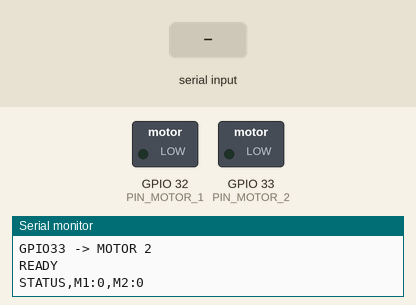
Bench run of a sketch on a simulated ESP32. On the bench: switched loads named in the sketch (green lamp = pin HIGH), the last lines printed to the serial monitor. The inputs (shaded band) are chosen by the test bench.

Above: at 2.2 s.
2.3 s: "H1\n" received over Serial
At 2.39 s:
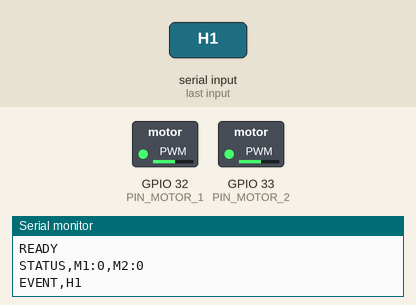
3.9 s: "M1,90\n" received over Serial
At 4.3 s:
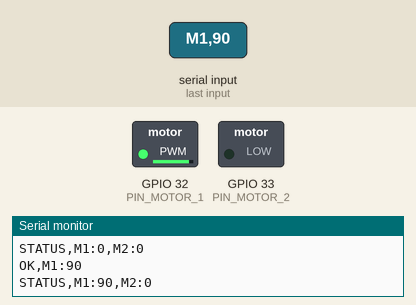
5.4 s: "BOTH,90\n" received over Serial
At 6.6 s:
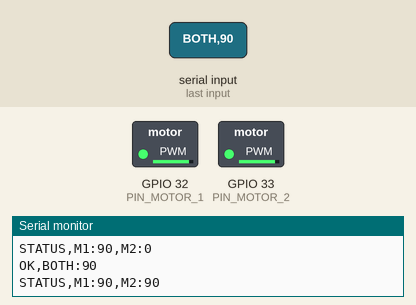
6.9 s: "M1,\n" received over Serial
At 7.8 s:
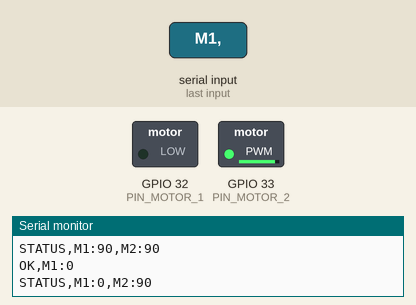
8.4 s: "M2,\n" received over Serial
At 8.9 s:
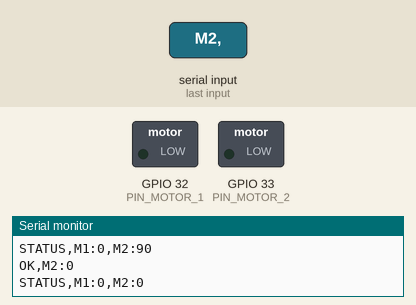
9.9 s: "M2,90\n" received over Serial
At 11.3 s:
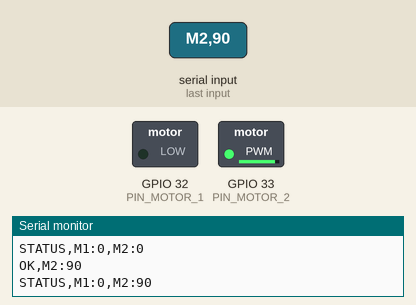
Timing chart, 0 to 12.4 s (numbered marks = the images above; inputs shaded):
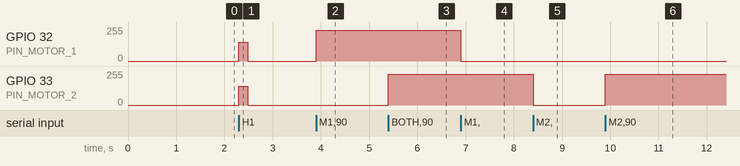

Measured:
- after the input at 2.3 s, GPIO 32 (PIN_MOTOR_1), GPIO 33 (PIN_MOTOR_2): 0/255 → 140/255 at once, → 0/255 0.18 s later
- after the input at 3.9 s, GPIO 32 (PIN_MOTOR_1): 0/255 → 229/255 at once
- after the input at 5.4 s, GPIO 33 (PIN_MOTOR_2): 0/255 → 229/255 at once
- after the input at 6.9 s, GPIO 32 (PIN_MOTOR_1): 229/255 → 0/255 at once
- after the input at 8.4 s, GPIO 33 (PIN_MOTOR_2): 229/255 → 0/255 at once
- after the input at 9.9 s, GPIO 33 (PIN_MOTOR_2): 0/255 → 229/255 at once

The sketch:

Haptic_Test.ino
```cpp
// ============================================================
// ESP32 HAPTIC CONTROLLER - HAPTIC TEST
//
// GPIO32 -> Motor 1 MOSFET gate
// GPIO33 -> Motor 2 MOSFET gate
//
// Serial commands:
// M1,<0-100>
// M2,<0-100>
// BOTH,<0-100>
// H0
// H1
// H2
// STOP
// STATUS
// ============================================================

const uint8_t PIN_MOTOR_1 = 32;
const uint8_t PIN_MOTOR_2 = 33;

// PWM range used internally: 0-255
int motor1Percent = 0;
int motor2Percent = 0;

String inputCommand = "";

// ============================================================
// PERCENT -> PWM
// ============================================================

uint8_t percentToPWM(int percent)
{
    percent = constrain(percent, 0, 100);

    return (uint8_t)map(
        percent,
        0,
        100,
        0,
        255);
}

// ============================================================
// MOTOR CONTROL
// ============================================================

void setMotor1(int percent)
{
    percent = constrain(percent, 0, 100);

    motor1Percent = percent;

    analogWrite(
        PIN_MOTOR_1,
        percentToPWM(percent));
}

void setMotor2(int percent)
{
    percent = constrain(percent, 0, 100);

    motor2Percent = percent;

    analogWrite(
        PIN_MOTOR_2,
        percentToPWM(percent));
}

void setBothMotors(int percent)
{
    setMotor1(percent);
    setMotor2(percent);
}

void stopMotors()
{
    setMotor1(0);
    setMotor2(0);
}

// ============================================================
// STATUS
// ============================================================

void sendStatus()
{
    Serial.print("STATUS,M1:");
    Serial.print(motor1Percent);

    Serial.print(",M2:");
    Serial.println(motor2Percent);
}

// ============================================================
// HAPTIC PATTERNS
// ============================================================

// H0 = no haptic feedback
void patternH0()
{
    stopMotors();

    Serial.println("EVENT,H0");
}

// H1 = manipulable object
//
// Short, softer pulse.
// This should feel clearly different from a wall collision.
void patternH1()
{
    Serial.println("EVENT,H1");

    setBothMotors(55);

    delay(180);

    stopMotors();

    sendStatus();
}

// H2 = wall / boundary
//
// Two stronger pulses.
void patternH2()
{
    Serial.println("EVENT,H2");

    setBothMotors(85);

    delay(180);

    stopMotors();

    delay(100);

    setBothMotors(85);

    delay(180);

    stopMotors();

    sendStatus();
}

// ============================================================
// COMMAND PROCESSING
// ============================================================

void processCommand(String command)
{
    command.trim();
    command.toUpperCase();

    // ----------------------------------------------------------
    // Emergency stop
    // ----------------------------------------------------------

    if (
        command == "STOP" ||
        command == "H0")
    {
        stopMotors();

        Serial.println("OK,STOP");

        sendStatus();

        return;
    }

    // ----------------------------------------------------------
    // Haptic patterns
    // ----------------------------------------------------------

    if (command == "H1")
    {
        patternH1();
        return;
    }

    if (command == "H2")
    {
        patternH2();
        return;
    }

    // ----------------------------------------------------------
    // Status
    // ----------------------------------------------------------

    if (command == "STATUS")
    {
        sendStatus();
        return;
    }

    // ----------------------------------------------------------
    // Motor 1
    // ----------------------------------------------------------

    if (command.startsWith("M1,"))
    {
        int percent =
            command.substring(3).toInt();

        percent =
            constrain(percent, 0, 100);

        setMotor1(percent);

        Serial.print("OK,M1:");
        Serial.println(percent);

        sendStatus();

        return;
    }

    // ----------------------------------------------------------
    // Motor 2
    // ----------------------------------------------------------

    if (command.startsWith("M2,"))
    {
        int percent =
            command.substring(3).toInt();

        percent =
            constrain(percent, 0, 100);

        setMotor2(percent);

        Serial.print("OK,M2:");
        Serial.println(percent);

        sendStatus();

        return;
    }

    // ----------------------------------------------------------
    // Both
    // ----------------------------------------------------------

    if (command.startsWith("BOTH,"))
    {
        int percent =
            command.substring(5).toInt();

        percent =
            constrain(percent, 0, 100);

        setBothMotors(percent);

        Serial.print("OK,BOTH:");
        Serial.println(percent);

        sendStatus();

        return;
    }

    // ----------------------------------------------------------
    // Unknown command
    // ----------------------------------------------------------

    Serial.print("ERROR,UNKNOWN_COMMAND:");
    Serial.println(command);
}

// ============================================================
// SETUP
// ============================================================

void setup()
{
    Serial.begin(115200);

    pinMode(
        PIN_MOTOR_1,
        OUTPUT);

    pinMode(
        PIN_MOTOR_2,
        OUTPUT);

    stopMotors();

    delay(1000);

    Serial.println();
    Serial.println(
        "========================================");

    Serial.println(
        " ESP32 HAPTIC CONTROLLER - HAPTIC TEST");

    Serial.println(
        "========================================");

    Serial.println();

    Serial.println("GPIO32 -> MOTOR 1");
    Serial.println("GPIO33 -> MOTOR 2");

    Serial.println();

    Serial.println("READY");

    sendStatus();
}

// ============================================================
// LOOP
// ============================================================

void loop()
{
    while (Serial.available())
    {
        char received =
            Serial.read();

        if (received == '\n')
        {
            processCommand(
                inputCommand);

            inputCommand = "";
        }
        else if (received != '\r')
        {
            inputCommand += received;

            // Prevent malformed data from filling memory.
            if (inputCommand.length() > 50)
            {
                inputCommand = "";
            }
        }
    }
}
```
